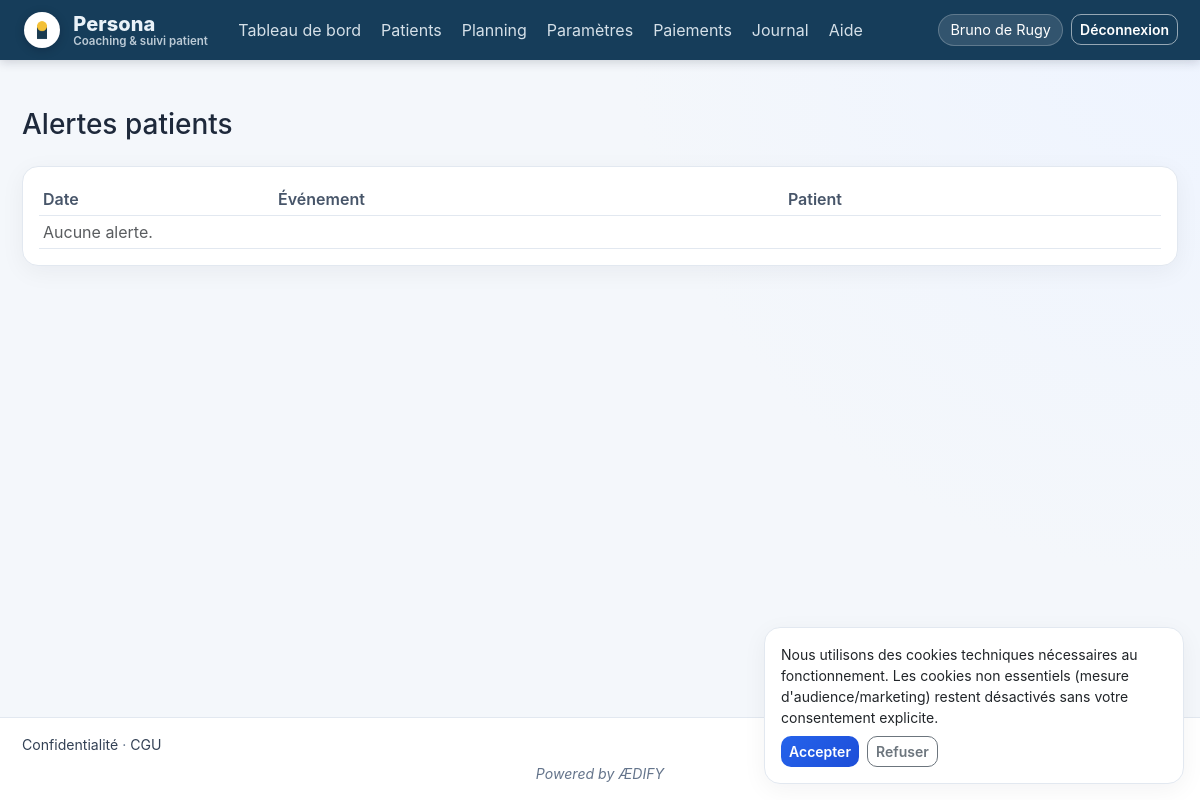
Before: /coach/alerts (signed in) with the older database file.
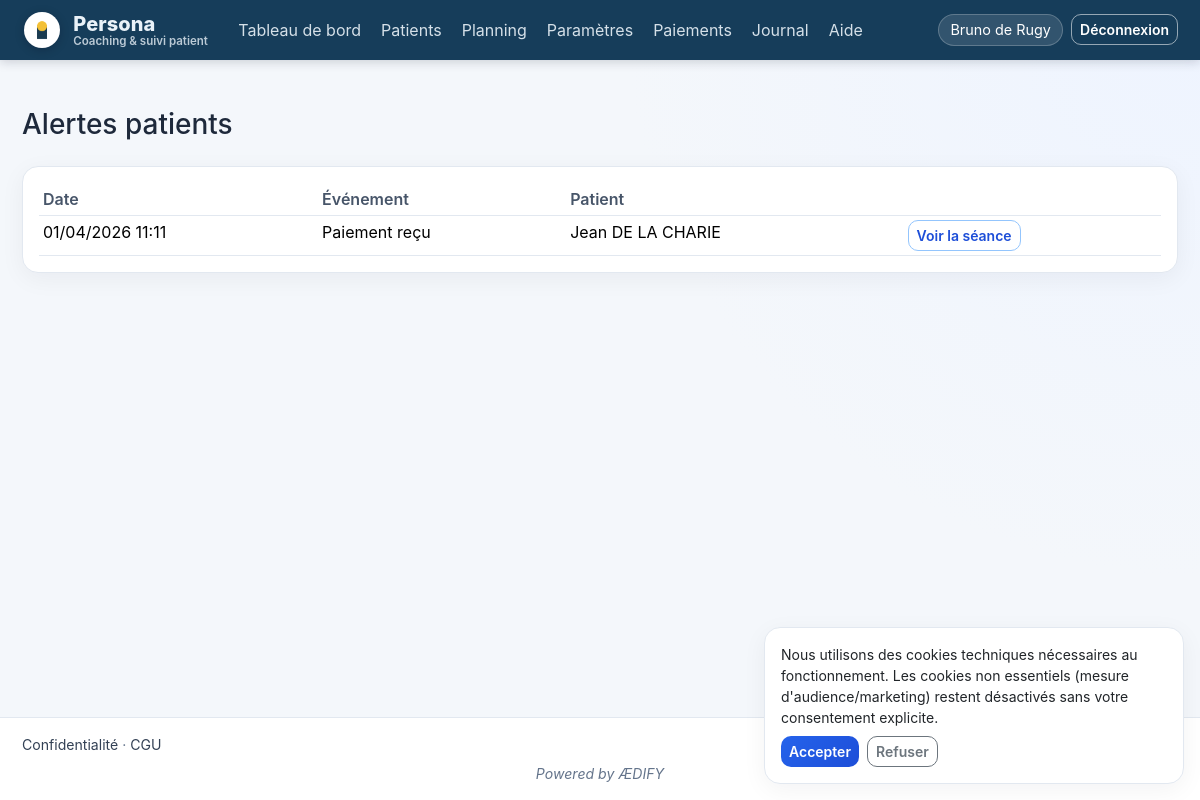
After: the same page with the newer database file.
### app/models.py (models this page shows)
class AuditLog(db.Model):
    __tablename__ = "audit_logs"
    id = db.Column(db.Integer, primary_key=True)
    coach_id = db.Column(db.Integer, db.ForeignKey("users.id"), nullable=False, index=True)
    actor_user_id = db.Column(db.Integer, db.ForeignKey("users.id"))
    action = db.Column(db.String(64), nullable=False)
    entity_type = db.Column(db.String(64))
    entity_id = db.Column(db.Integer)
    meta_json = db.Column(db.Text)
    created_at = db.Column(db.DateTime, default=utcnow)
    coach = db.relationship("User", foreign_keys=[coach_id])

class CoachSettings(db.Model):
    __tablename__ = "coach_settings"
    id = db.Column(db.Integer, primary_key=True)
    user_id = db.Column(db.Integer, db.ForeignKey("users.id"), unique=True, nullable=False)
    default_hourly_rate = db.Column(db.Numeric(10, 2), default=80)
    min_days_between_sessions = db.Column(db.Integer, default=7)
    timezone = db.Column(db.String(64), default="Europe/Paris")
    cancellation_hours = db.Column(db.Integer, default=24)
    email_notifications = db.Column(db.Boolean, default=True)
    notify_booking_patient = db.Column(db.Boolean, default=True)
    notify_booking_coach = db.Column(db.Boolean, default=True)
    notify_reminder_day_before = db.Column(db.Boolean, default=True)
    smtp_server = db.Column(db.String(255))
    smtp_port = db.Column(db.Integer, default=587)
    smtp_use_tls = db.Column(db.Boolean, default=True)
    smtp_username = db.Column(db.String(255))
    smtp_password = db.Column(db.String(255))
    smtp_default_sender = db.Column(db.String(255))
    profile_image_path = db.Column(db.String(512))
    profile_bio = db.Column(db.Text)
    profile_youtube_url = db.Column(db.String(512))
    last_alert_seen_at = db.Column(db.DateTime)
    stripe_account_id = db.Column(db.String(64), index=True)
    stripe_onboarding_state = db.Column(db.String(24), default="not_connected")
    stripe_details_submitted = db.Column(db.Boolean, default=False)
    stripe_charges_enabled = db.Column(db.Boolean, default=False)
    stripe_payouts_enabled = db.Column(db.Boolean, default=False)
    stripe_last_synced_at = db.Column(db.DateTime)
    tax_rate_percent = db.Column(db.Numeric(5, 2), default=25)
    social_charges_percent = db.Column(db.Numeric(5, 2), default=22)
    fixed_costs_monthly = db.Column(db.Numeric(12, 2), default=500)
    target_net_salary_monthly = db.Column(db.Numeric(12, 2), default=3000)
    coach_user = db.relationship("User", back_populates="settings")

### app/coach/routes.py (the view)
@bp.route("/alerts")
@login_required
@coach_required
def alerts():
    rows = (
        AuditLog.query.filter(
            AuditLog.coach_id == _coach().id,
            AuditLog.action.in_(PATIENT_ALERT_ACTIONS),
        )
        .order_by(AuditLog.created_at.desc())
        .limit(200)
        .all()
    )
    items = []
    for row in rows:
        meta = {}
        if row.meta_json:
            try:
                meta = json.loads(row.meta_json)
            except json.JSONDecodeError:
                meta = {}
        if row.action == "patient_booking_created":
            label = "Nouveau rendez-vous réservé"
        elif row.action == "patient_booking_cancelled":
            label = "Rendez-vous annulé"
        elif row.action == "payment_succeeded":
            label = "Paiement reçu"
        elif row.action == "payment_failed":
            label = "Paiement échoué"
        else:
            label = row.action
        items.append(
            {
                "label": label,
                "created_at": row.created_at,
                "patient_name": meta.get("patient_name"),
                "slot_id": row.entity_id if row.entity_type == "Slot" else None,
            }
        )
    s = _settings()
    s.last_alert_seen_at = datetime.now(timezone.utc).replace(tzinfo=None)
    db.session.commit()
    return render_template("coach/alerts.html", items=items)

### app/coach/routes.py (called while the page is built)
def _coach():
    return current_user

def _settings():
    s = _coach().settings
    if not s:
        abort(500)
    return s

### app/models.py (called while the page is built)
    def is_coach(self) -> bool:
        return self.role == "coach"

    def is_admin(self) -> bool:
        return self.role == "admin"

    @property
    def is_active(self) -> bool:
        return not bool(self.is_suspended)

### app/utils/datetime_parse.py (called while the page is built)
def utc_naive_to_local_str(dt, tz_name: str, fmt: str = "%d/%m/%Y %H:%M") -> str:
    if dt is None:
        return ""
    utc = pytz.UTC.localize(dt) if dt.tzinfo is None else dt.astimezone(pytz.UTC)
    local = utc.astimezone(pytz.timezone(tz_name or "Europe/Paris"))
    return local.strftime(fmt)

### app/templates/coach/alerts.html (shortened to what this page needs)
{% extends "base.html" %}
{% block content %}
<h1 class="h3 mb-4">Alertes patients</h1>
<div class="card p-3">
  <div class="table-responsive">
    <table class="table table-sm mb-0">
      <thead><tr><th>Date</th><th>Événement</th><th>Patient</th><th></th></tr></thead>
      <tbody>
        {% for item in items %}
        <tr>
          <td>{{ item.created_at|local_dt(coach_tz) }}</td>
          <td>{{ item.label }}</td>
          <td>{{ item.patient_name or '—' }}</td>
          <td>
            {% if item.slot_id %}
            <a class="btn btn-sm btn-outline-primary" href="{{ url_for('coach.slot_session', sid=item.slot_id) }}">Voir la séance</a>
            {% endif %}
          </td>
        </tr>
        {% else %}
        <tr><td colspan="4" class="text-muted">Aucune alerte.</td></tr>
        {% endfor %}
      </tbody>
    </table>
  </div>
</div>
{% endblock %}

Changed rows visible on the page:
added AuditLog: created_at|local_dt "01/04/2026 11:11"
Other visible differences:
new list line: "Paiement reçu Jean DE LA CHARIE Voir la séance"
text no longer shown: "Aucune alerte."
